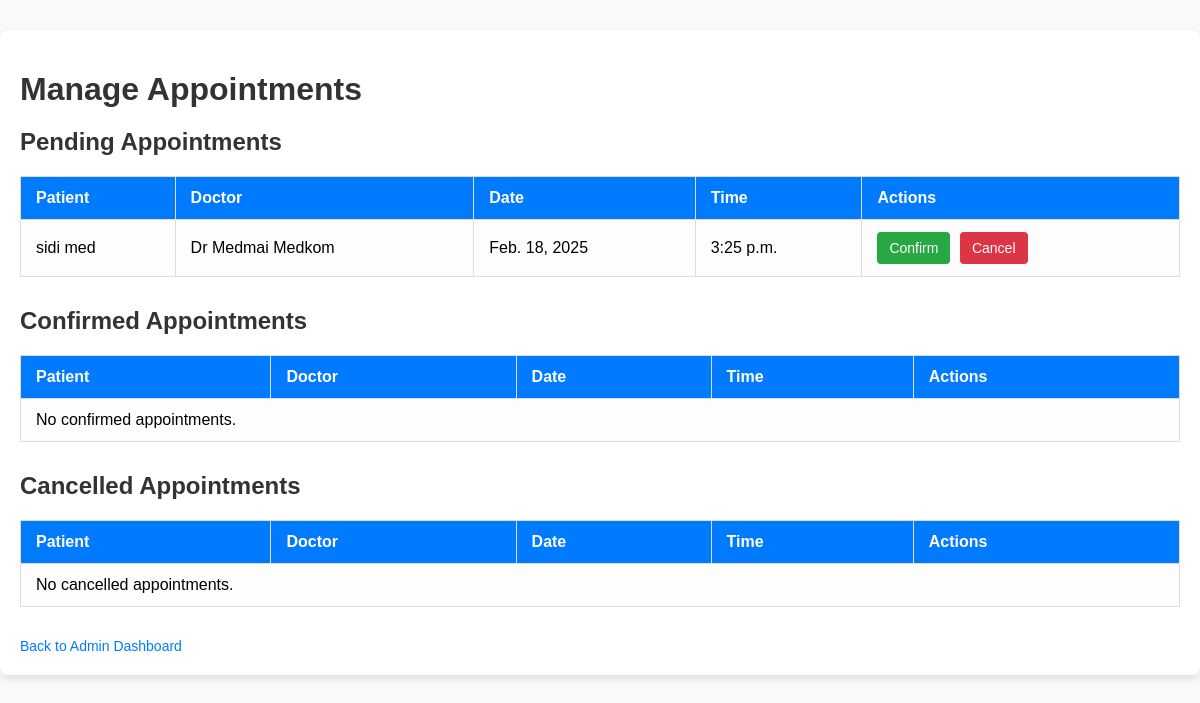
Page /appointments/appointments/manage/ (signed in) on the earlier database version.
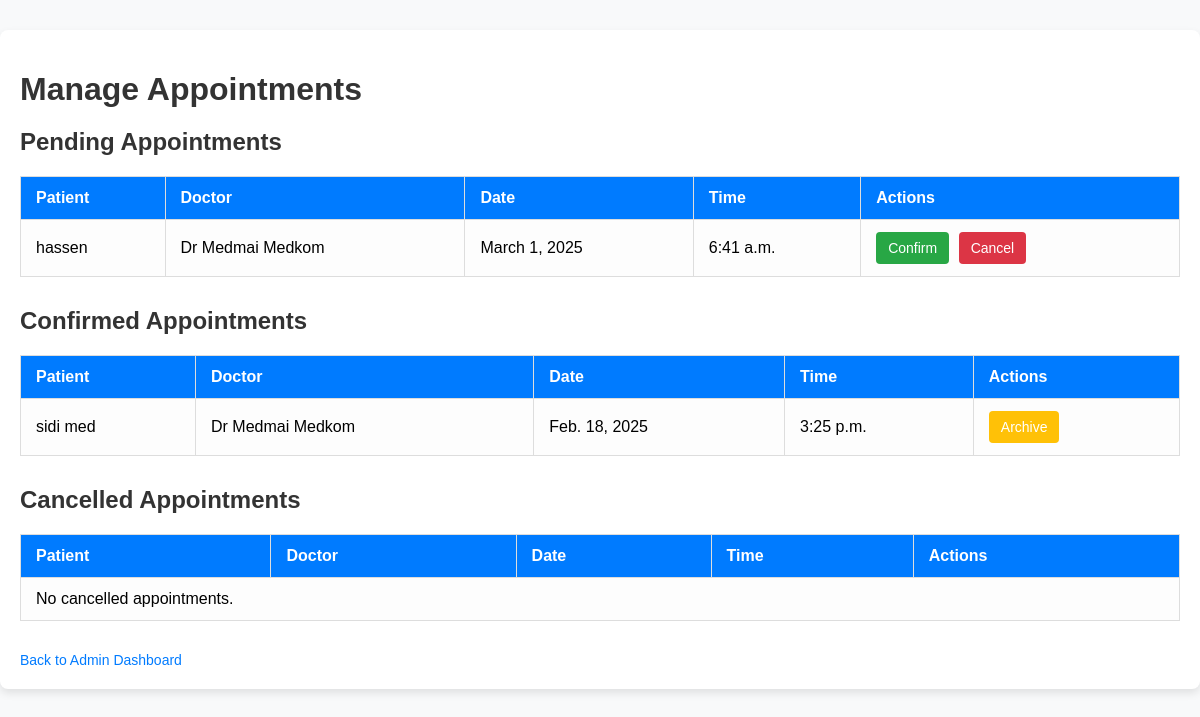
Same page on the later database version.
### Gpatient/models.py (models this page shows, shortened)
class Appointment(models.Model):
    patient = models.ForeignKey(Patient, on_delete=models.CASCADE)
    doctor = models.ForeignKey(Doctor, on_delete=models.CASCADE)
    date = models.DateField()
    time = models.TimeField()
    STATUS_CHOICES = [
        ('Pending', 'Pending'),
        ('Confirmed', 'Confirmed'),
        ('Cancelled', 'Cancelled'),
    ]
    status = models.CharField(max_length=10, choices=STATUS_CHOICES, default='Pending')
    updated_by = models.ForeignKey(User, on_delete=models.SET_NULL, null=True, blank=True, related_name='updated_appointments')
    class Meta:
        unique_together = ('doctor', 'date', 'time')

class Patient(models.Model):
    user = models.OneToOneField(User, on_delete=models.CASCADE, null=True, blank=True)
    Name = models.CharField(max_length=100)
    address = models.CharField(max_length=200)
    age = models.IntegerField()
    phone = models.CharField(max_length=200, unique=True)
    diseases_case = models.IntegerField()
    GENDER_CHOICES = [
        ('Male', 'Male'),
        ('Female', 'Female'),
    ]
    gender = models.CharField(max_length=6, choices=GENDER_CHOICES)

class Doctor(models.Model):
    Name = models.CharField(max_length=100)
    department = models.ForeignKey(Department, on_delete=models.CASCADE)
    address = models.CharField(max_length=200)
    age = models.IntegerField()

### Gpatient/views.py (the view)
# urls.py: path('appointments/appointments/manage/', views.admin_appointments, name='admin_appointments'),
@staff_member_required
def admin_appointments(request):
    if request.method == 'POST':
        appointment_id = request.POST.get('appointment_id')
        action = request.POST.get('action')
        appointment = get_object_or_404(Appointment, id=appointment_id)
        if action == 'confirm':
            appointment.status = 'Confirmed'
            appointment.updated_by = request.user
            appointment.save()
            messages.success(request, f"Appointment confirmed for patient {appointment.patient.Name} with Dr. {appointment.doctor.Name} on {appointment.date} at {appointment.time}.")
        elif action == 'cancel':
            appointment.status = 'Cancelled'
            appointment.updated_by = request.user
            appointment.save()
            messages.error(request, f"Appointment cancelled for patient {appointment.patient.Name} with Dr. {appointment.doctor.Name} on {appointment.date} at {appointment.time}.")
        return redirect('admin_appointments')
    else:
        pending_appointments = Appointment.objects.filter(status='Pending')
        confirmed_appointments = Appointment.objects.filter(status='Confirmed')
        cancelled_appointments = Appointment.objects.filter(status='Cancelled')
        return render(request, 'appointments/admin_appointments.html', {
            'pending_appointments': pending_appointments,
            'confirmed_appointments': confirmed_appointments,
            'cancelled_appointments': cancelled_appointments,
        })

### Gpatient/templates/appointments/admin_appointments.html (shortened to what this page needs)
{% load static %}
<!DOCTYPE html>
<html lang="en">
<head>
</head>
<body>
  <div class="container">
    <h1>Manage Appointments</h1>
    <h2>Pending Appointments</h2>
    <table>
      <thead>
        <tr>
          <th>Patient</th>
          <th>Doctor</th>
          <th>Date</th>
          <th>Time</th>
          <th>Actions</th>
        </tr>
      </thead>
      <tbody>
        {% for appointment in pending_appointments %}
        <tr>
          <td>{{ appointment.patient.Name }}</td>
          <td>{{ appointment.doctor.Name }}</td>
          <td>{{ appointment.date }}</td>
          <td>{{ appointment.time }}</td>
          <td>
            <form method="post" style="display:inline;">
              <button class="action-button confirm-button" name="action" value="confirm">Confirm</button>
            </form>
            <form method="post" style="display:inline;">
              <button class="action-button cancel-button" name="action" value="cancel">Cancel</button>
            </form>
          </td>
        </tr>
        {% empty %}
        <tr>
          <td colspan="5">No pending appointments.</td>
        </tr>
        {% endfor %}
      </tbody>
    </table>
    <h2>Confirmed Appointments</h2>
    <table>
      <thead>
        <tr>
          <th>Patient</th>
          <th>Doctor</th>
          <th>Date</th>
          <th>Time</th>
          <th>Actions</th>
        </tr>
      </thead>
      <tbody>
        {% for appointment in confirmed_appointments %}
        <tr>
          <td>{{ appointment.patient.Name }}</td>
          <td>{{ appointment.doctor.Name }}</td>
          <td>{{ appointment.date }}</td>
          <td>{{ appointment.time }}</td>
          <td>
            <form method="post" style="display:inline;">
              <button class="action-button archive-button" name="action" value="archive">Archive</button>
            </form>
          </td>
        </tr>
        {% empty %}
        <tr>
          <td colspan="5">No confirmed appointments.</td>
        </tr>
        {% endfor %}
      </tbody>
    </table>
    <h2>Cancelled Appointments</h2>
    <table>
      <thead>
        <tr>
          <th>Patient</th>
          <th>Doctor</th>
          <th>Date</th>
          <th>Time</th>
          <th>Actions</th>
        </tr>
      </thead>
      <tbody>
        {% for appointment in cancelled_appointments %}
        <tr>
          <td>{{ appointment.patient.Name }}</td>
          <td>{{ appointment.doctor.Name }}</td>
          <td>{{ appointment.date }}</td>
          <td>{{ appointment.time }}</td>
          <td>
            <form method="post" action="{% url 'delete_appointment' %}" style="display:inline;" onsubmit="return confirmDeletion();">
              {% csrf_token %}
              <input type="hidden" name="appointment_id" value="{{ appointment.id }}">
              <button class="action-button delete-button" name="action" value="delete">Delete</button>
            </form>
            <script>
              function confirmDeletion() {
                  return confirm('Are you sure you want to delete this appointment?');
              }
            </script>
          </td>
        </tr>
        {% empty %}
        <tr>
          <td colspan="5">No cancelled appointments.</td>
        </tr>
        {% endfor %}
      </tbody>
    </table>
    <div>
      <a href="{% url 'index' %}">Back to Admin Dashboard</a>
    </div>
  </div>
</body>
</html>

Differences in the rows shown:
added Appointment: patient.Name "hassen", doctor.Name "Dr Medmai Medkom", date "March 1, 2025", time "6:41 a.m.", shown under "Pending Appointments"
changed Appointment "Feb. 18, 2025": moves from the list under "Pending Appointments" to the list under "Confirmed Appointments"
Other differences:
text no longer shown: "No confirmed appointments."
